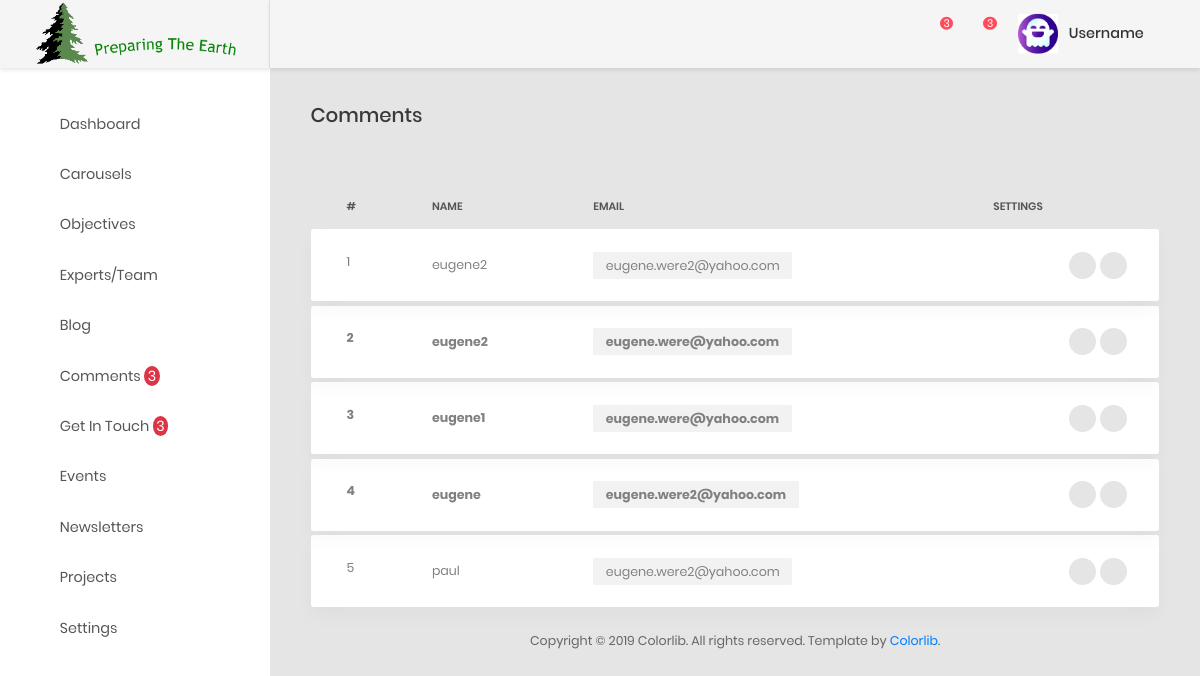
The app's page /ccsbadmin/comment/ with its own data.
### ccsbadmin/models.py (models this page shows, shortened)
class Comment(models.Model):
    blog = models.ForeignKey(Blog, on_delete=models.CASCADE,null=False,blank=False)
    person_name = models.CharField(max_length=100,null=True, blank=True)
    person_email = models.CharField(max_length=100,null=False, blank=False)
    content = models.TextField()
    COMMENTSSTATUS = {
        ('READ','Read'),
        ('UNREAD','Unread'),
        ('TRASH', 'Trash'),
    }
    status = models.CharField(choices=COMMENTSSTATUS, default='UNREAD', max_length=100,null=False, blank=False)
    created_at = models.DateTimeField(auto_now_add=True)
    updated_at = models.DateTimeField(auto_now=True)

### ccsbadmin/views.py (the view)
# urls.py: path('comment/', views.comment, name='comment'),
def comment(request):
    comments = Comment.objects.all()
    context = {
        'title':'comment',
        'comments':comments
    }
    return render(request,'comments/comment.html', context)

### ccsbadmin/templatetags/callmethod.py (called while the page is built)
@register.filter(name='comments')
def comments(request):
    comments = Comment.objects.filter(status="UNREAD").order_by("-created_at")
    if comments is not None:
        return comments
    return False

@register.filter(name='get_intouch')
def get_intouch(request):
    getintouchs = GetInTouch.objects.filter(status="UNREAD").order_by("-created_at")
    if getintouchs  is not None:
        return getintouchs
    return False

@register.filter(name='comment_unread_count')
def comment_unread_count(request):
    unread_comments = Comment.objects.filter(status="UNREAD").count()
    if unread_comments is not None:
        return unread_comments
    return False

@register.filter(name='getintouch_unread_count')
def getintouch_unread_count(request):
    getintouch_unread_count = GetInTouch.objects.filter(status="UNREAD").count()
    if getintouch_unread_count is not None:
        return getintouch_unread_count
    return False

### ccsbadmin/templates/comments/comment.html (shortened to what this page needs)
{% extends "aahome/aalayout.html" %}
{% load static %}
    {% block links %}
        <link type="text/css" rel="stylesheet" href="https://cdn.datatables.net/1.10.18/css/dataTables.bootstrap.min.css">
        <link type="text/css" href="https://cdnjs.cloudflare.com/ajax/libs/bootstrap-select/1.10.0/css/bootstrap-select.min.css" rel="stylesheet" />
        <link rel="stylesheet" href="https://cdn.jsdelivr.net/npm/bootstrap-select@1.13.9/dist/css/bootstrap-select.min.css">
    {% endblock links %}
{% block content %}
            <div class="main-content">
                <div class="section__content section__content--p30">
                    <div class="container-fluid">
                        <div class="row">
                            <div class="col-md-12">
                                <h3 class="title-5 m-b-35">Comments</h3>
                                <div class="table-responsive table-responsive-data2">
                                    <table class="table tablez table-data2">
                                        <thead>
                                            <tr>
                                                <th>#</th>
                                                <th>name</th>
                                                <th>email</th>
                                                <th>settings</th>
                                            </tr>
                                        </thead>
                                        <tbody>
                                            {% for comment in comments %}
                                                <tr class="tr-shadow">
                                                    <td {% if comment.status == 'UNREAD' %} style="font-weight: bolder;" {% endif %}>{{ forloop.counter }}</td>
                                                    <td {% if comment.status == 'UNREAD' %} style="font-weight: bolder;" {% endif %}>{{comment.person_name}}</td>
                                                    <td>
                                                        <span {% if comment.status == 'UNREAD' %} style="font-weight: bolder;" {% endif %} class="block-email">{{comment.person_email}}</span>
                                                    </td>
                                                    <td>
                                                        <div class="table-data-feature">
                                                            <a href="{% url 'CCSBADMIN:singlecomment' comment.id %}" class="item " data-toggle="tooltip" data-placement="top" title="View">
                                                                <i class="zmdi zmdi-eye"></i>
                                                            </a>
                                                            <a data-toggle="modal" data-target="#dd{{ comment.id }}" href="#" class="item"  data-placement="top" title="Delete">
                                                                <i class="zmdi zmdi-delete"></i>
                                                            </a>
                                                        </div>
                                                    </td>
                                                </tr>
                                                <tr class="spacer"></tr>
                                            {% endfor %}
                                        </tbody>
                                    </table>
                                </div>
                            </div>
                        </div>
                        <div class="row">
                            <div class="col-md-12">
                                <div class="copyright">
                                    <p>Copyright © <script> var date = new Date(); var yr = date.getFullYear(); document.write(yr);</script> Colorlib. All rights reserved. Template by <a href="https://colorlib.com">Colorlib</a>.</p>
                                </div>
                            </div>
                        </div>
                    </div>
                </div>
            </div>
{% endblock content %}

### records on screen
Comment: person_name "eugene2", person_email "eugene.were2@yahoo.com"
Comment: person_name "eugene2", person_email "eugene.were@yahoo.com"
Comment: person_name "eugene1", person_email "eugene.were@yahoo.com"
Comment: person_name "eugene", person_email "eugene.were2@yahoo.com"
Comment: person_name "paul", person_email "eugene.were2@yahoo.com"

### other values on screen
{{ request|comment_unread_count }} "3"
{{ request|getintouch_unread_count }} "3"
